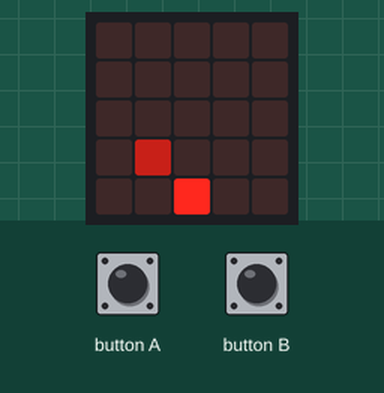
A program run on a simulated BBC micro:bit (MakeCode). On the bench: the board's 5×5 LED display. The test bench sets the inputs (shaded band). Random numbers come from a fixed seed; the short countdown, score and lost-life animations are approximate; the run ends where the board's game-over animation would start. At 6.1 s the program stops and its outputs stay as they are.

Above: at 1.2 s.
1.3 s: button A pressed for 0.15 s
At 2.28 s:
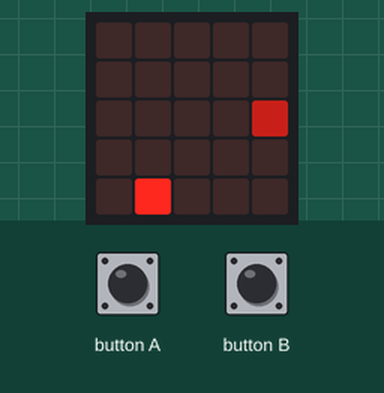
At 6.6 s:
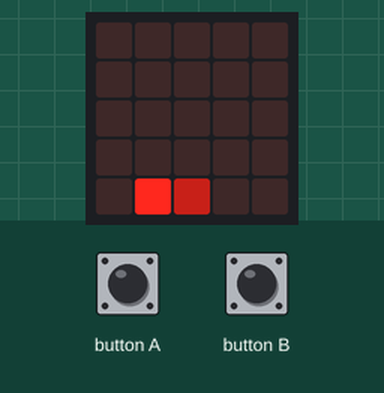
Timing chart, 0 to 7.6 s (numbered marks = the images above; inputs shaded):
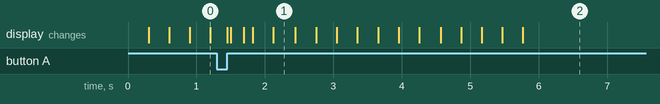

The program:

main.ts
```typescript
input.onButtonPressed(Button.A, function () {
    spiller.change(LedSpriteProperty.X, -1)
})
input.onButtonPressed(Button.B, function () {
    spiller.change(LedSpriteProperty.X, 1)
})
let spiller: game.LedSprite = null
spiller = game.createSprite(2, 4)
let mat = game.createSprite(2, 2)
let liv = 3
game.setScore(0)
mat.set(LedSpriteProperty.Brightness, 100)
basic.forever(function () {
    mat.set(LedSpriteProperty.X, randint(0, 4))
    mat.set(LedSpriteProperty.Y, 0)
    basic.pause(300)
    for (let index = 0; index < 4; index++) {
        mat.change(LedSpriteProperty.Y, 1)
        basic.pause(300)
    }
    if (spiller.isTouching(mat)) {
        game.addScore(1)
    } else {
        liv += -1
        if (liv == 0) {
            game.gameOver()
        }
    }
})
```

test.ts
```typescript
// testene settes inn her; disse vil ikke kompilert så lenge denne pakken blir brukt som en utvidelse.
```
